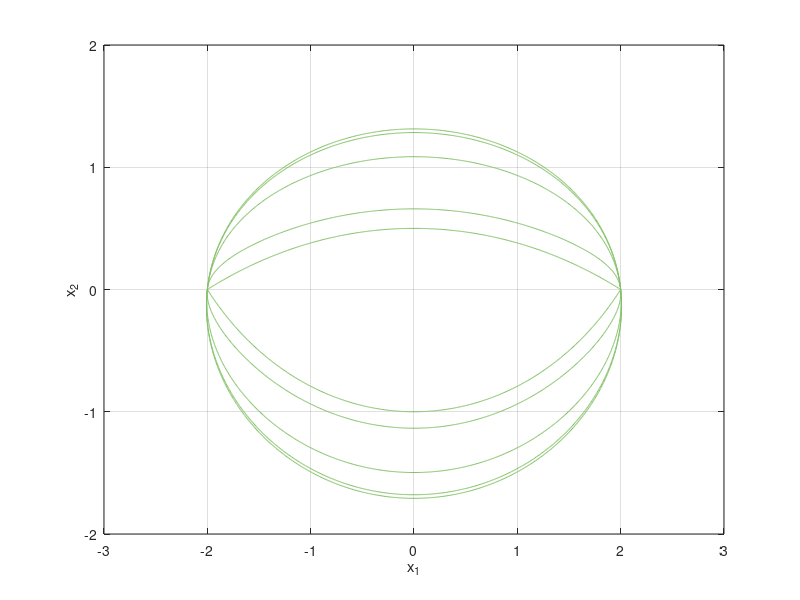

Here is the MATLAB script that generated this plot:
X1=-3:.01:3;
X2=-2:.01:2;
[x1,x2]=meshgrid(X1,X2);
colormap('summer')
contour(x1,x2,max(0.1*(x1.^2+(x2-1.5).^2-25/4),0.05*(x1.^2+(x2+15/4).^2-289/16)),[0 0])
s=1;
hold on
for t=[.99 .9 .5 .1]
   contour(x1,x2,t*log(exp(0.1*(x1.^2+(x2-1.5).^2-25/4)/t)+exp(0.05*(x1.^2+(x2+15/4).^2-289/16)/t))-s*t*log(2),[0 0])
end
hold off
xlabel('x_1')
ylabel('x_2')
grid
